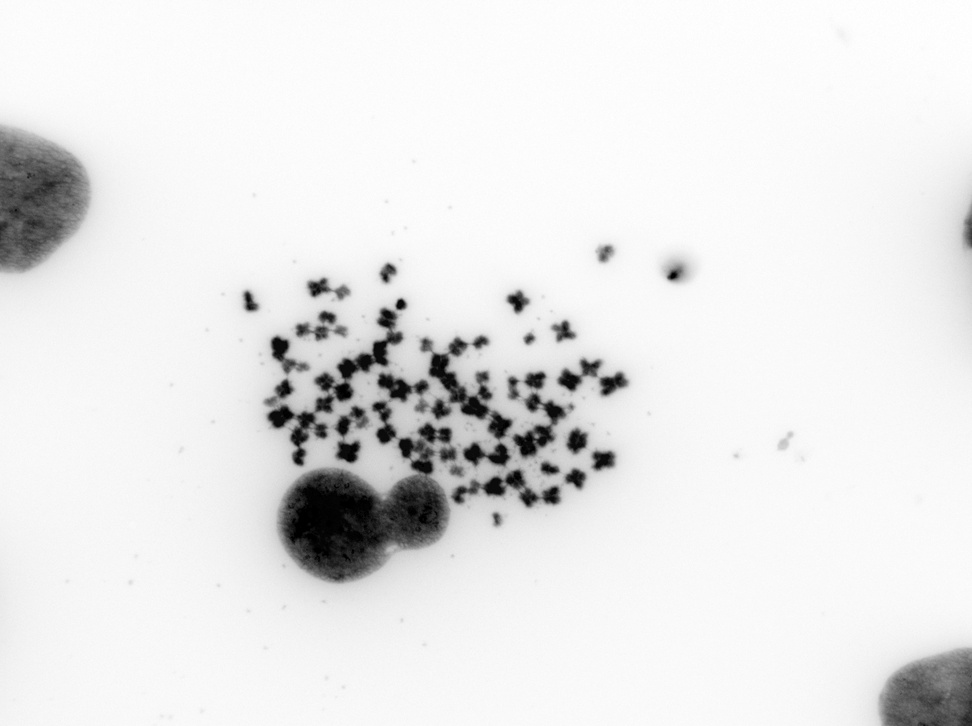
#> input picture example/dapi.jpeg, 972 x 726 px, shrunk from 1392 x 1040 before the run; its folder holds only this picture in this run
$ python -i predict.py   (imports and definitions only)   (older library calls are emulated)
#> lines starting #> are read from the running program, lines starting #| are printed output that depends on the picture; after the words box and inside, x2 and y2 are one past the last pixel; in counts of white or black regions, pixels touching at a corner belong together
#!/usr/bin/env python3
#Author: Utkrisht Rajkumar
#Email: urajkuma@eng.ucsd.edu
#Produces segmentation and post-processes the image
#Code to crop with overlays and re-stitch borrowed from https://github.com/neuropoly/axondeepseg

from os import listdir
import os
from os.path import isfile, join
import sys
import numpy as np
from skimage import measure, img_as_ubyte
from skimage.io import imread, imshow, imread_collection, concatenate_images
from scipy.ndimage import label, generate_binary_structure, binary_fill_holes
from skimage.color import label2rgb, rgb2gray, gray2rgb
from PIL import Image
import scipy.misc
import cv2
from skimage.morphology import diamond, opening, binary_dilation, binary_erosion, remove_small_objects
from matplotlib import pyplot as plt
from skimage.filters import threshold_minimum
from keras.models import Model
import matplotlib.colors as colors


# [2 lines not run here, left out]
os.environ['TF_CPP_MIN_LOG_LEVEL'] = '3'

DIM = 256
NUM_CLASSES = 4

#post-processing
def inference(img):
    #if ecDNA is touching chromosome/nuclei, mark that whole
    #component as that class
    # [16 lines left out: function merge_comp, not called in this run]

    #fill holes in connected components
    def fill_holes(img, class_id):
        temp = binary_fill_holes(img == class_id)
        img[temp == 1] = class_id
        return img

    # [13 lines left out: function size_thresh, not called in this run]

    img = fill_holes(fill_holes(img, 1), 2) #fill holes
    #############split DMs#######################
    temp = binary_erosion(img == 3, diamond(1)) #break bridges between connected components
    img[img == 3] = 0 #reset ecDNA
    img[temp == 1] = 3 #add new ecDNA
    #############################################
    img = size_thresh(img)
    #dilation XOR erosion of ecDNA. Smoothens ecDNA borders by enlarging and then evenly removing the border
    img[binary_dilation(img == 3, diamond(1)) ^ binary_erosion(img == 3, diamond(1))] = 0

    chrom_regs = measure.regionprops(measure.label(img == 2))
    nuc_regs = measure.regionprops(measure.label(img == 1))
    c_y = [c.centroid[0] for c in chrom_regs]; c_x= [c.centroid[1] for c in chrom_regs]
    n_cent = [n.centroid for n in nuc_regs]

    ######check if there is a nuclei in the middle of the metaphase###############
    min_chrom_count = 5; v=70
    for idx, n in enumerate(n_cent):
        count = 0
        ######## check if chromosomes are close to metaphase and if there are chromosomes are surrounding the nuclei###
        left = (len(np.where((c_x > n[1]) & (c_x < n[1]+v))[0])> min_chrom_count)
        right = (len(np.where((c_x < n[1]) & (c_x > n[1]-v))[0]) > min_chrom_count)
        bottom = (len(np.where((c_y < n[0]) & (c_y > n[0]-v))[0])> min_chrom_count)
        top = (len(np.where((c_y > n[0]) & (c_y < n[0]+v))[0]) > min_chrom_count)
        if((left*bottom & right*top) or (bottom*right & top*left)): #check if two opposing quadrants contain chrs
            img[tuple(nuc_regs[idx].coords.T)] = 0
    img = merge_comp(merge_comp(img, 1), 2)
    img[binary_dilation(img == 3, diamond(1))] = 3
    return img

# [160 lines left out: functions pre_proc, im2patches_overlap, patches2im_overlap, compute_stat, predict, not called in this run]


>>> import cv2
>>> picture = cv2.cvtColor(cv2.imread('example/dapi.jpeg'), cv2.COLOR_BGR2RGB)
#> picture is the input picture: shape (726, 972, 3); min 0, max 255, mean 231.4
>>> result = inference(picture)
#> in fill_holes, `temp = binary_fill_holes(img == class_id)`:
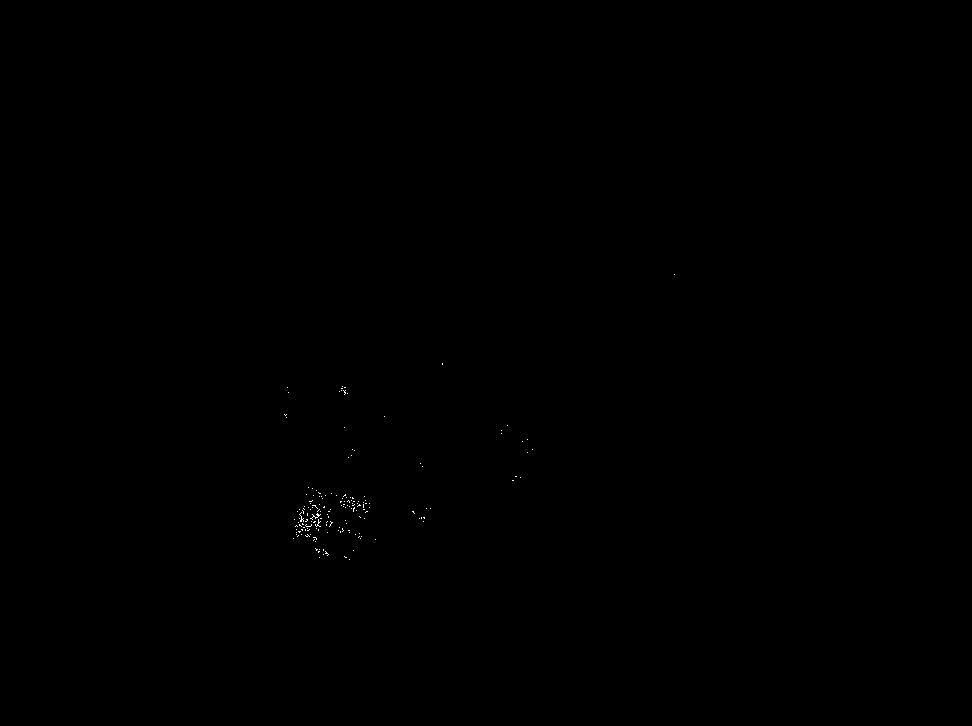
#> temp: shape (726, 972, 3) bool; 0.05% white in thin lines or dots, all inside (x1, y1, x2, y2) = (284, 274, 675, 560)
#> in fill_holes (call 2), `temp = binary_fill_holes(img == class_id)`: temp: shape (726, 972, 3) bool; 0.06% white in thin lines or dots, all inside (x1, y1, x2, y2) = (283, 274, 674, 557)
#> (the run stopped early here; a loop or call above may not have finished)
